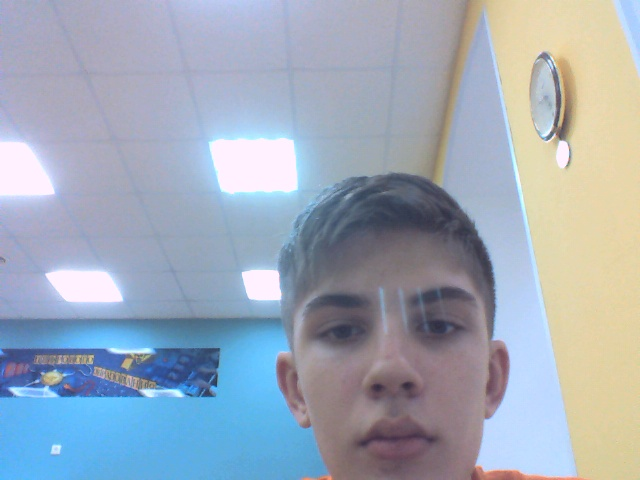
#> input picture lico/frame1.jpg, 640 x 480 px, found by its file name
$ python CV.py
#> lines starting #> are read from the running program, lines starting #| are printed output that depends on the picture; after the words box and inside, x2 and y2 are one past the last pixel; in counts of white or black regions, pixels touching at a corner belong together
import cv2
import numpy as np

img = cv2.imread('C:/Users/red/Documents/Python/lico/frame1.jpg')
#> img is the input picture: shape (480, 640, 3); mean B, G, R 184.5, 170.1, 159

font = cv2.FONT_HERSHEY_COMPLEX_SMALL
bottomLeftCornerOfText = (300, 230)
fontScale = 2
fontColor = (255, 255, 255)
lineType = 2

cv2.putText(img, 'Hello, world!',
            bottomLeftCornerOfText,
            font,
            fontScale,
            fontColor,
            lineType)
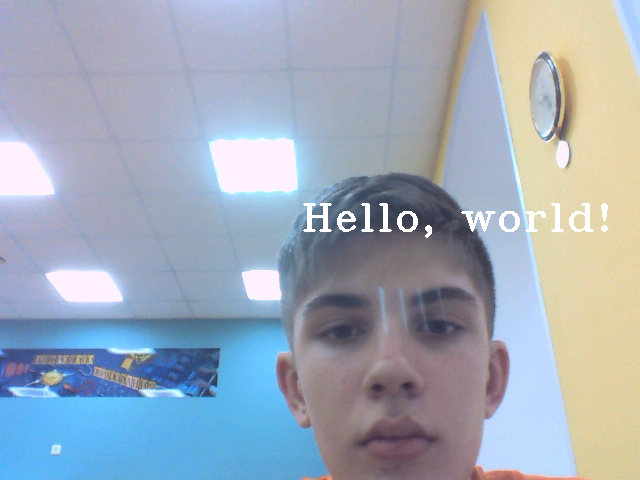
#> img: shape (480, 640, 3); 0.83% of pixels changed, all inside (x1, y1, x2, y2) = (303, 203, 608, 238)

while True:
    cv2.imshow('img', img)

    k = cv2.waitKey(30) & 0xFF
#> (key Esc is pressed here)
    if k == 27:
#> (the run stopped early here; a loop or call above may not have finished)
